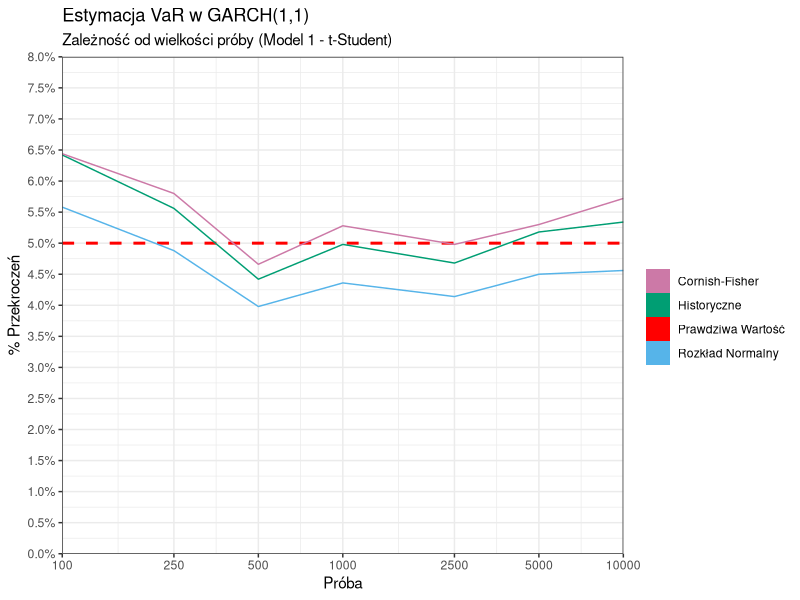
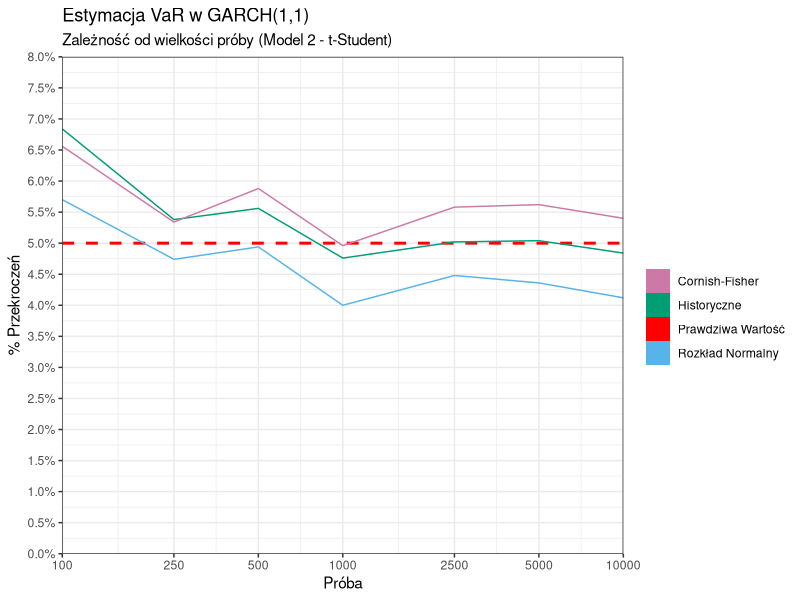
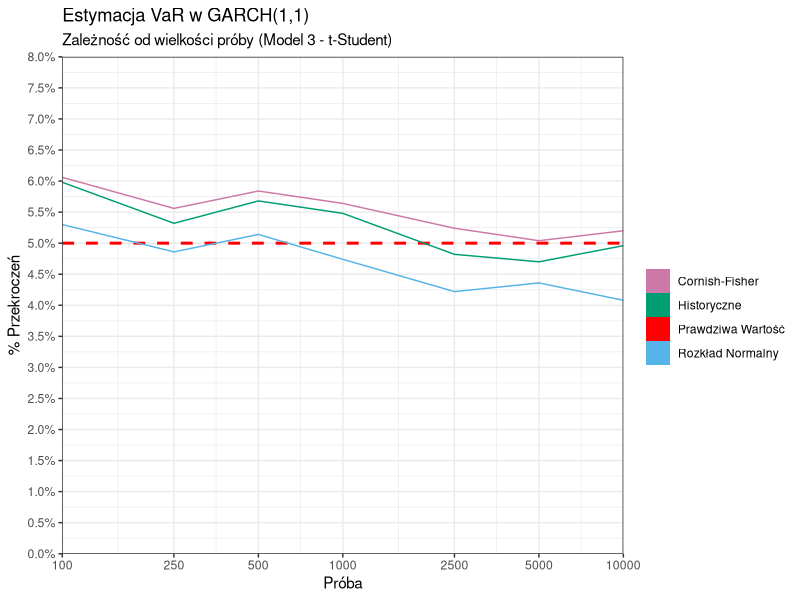
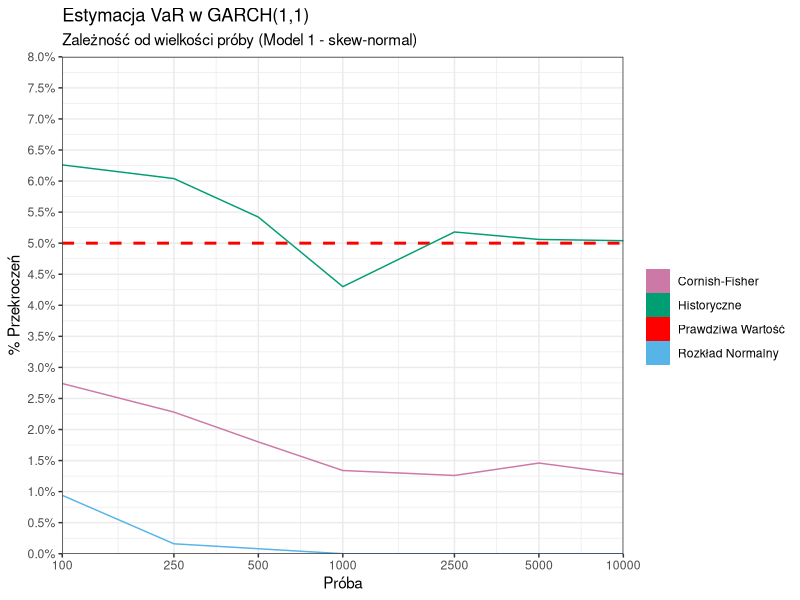
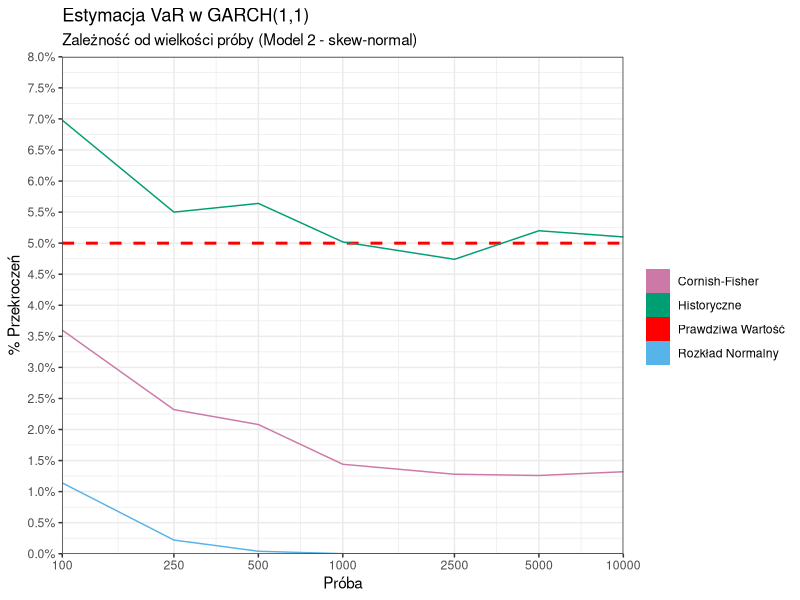
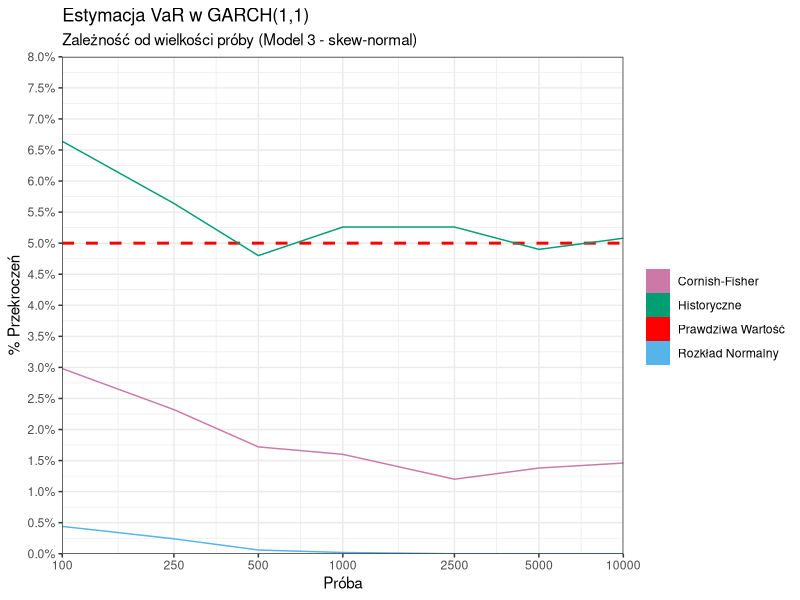

The R source for these figures, in order:
## ---- chunk 1
knitr::opts_chunk$set(echo = TRUE, warning = FALSE, message = FALSE)
library(tidyverse)
## ---- chunk 2
n <- c(100, 250, 500, 1000, 2500, 5000, 10000)
colors = c('Rozkład Normalny' = '#56B4E9', 'Historyczne' = '#009E73',
           'Cornish-Fisher' = '#CC79A7', 'Prawdziwa Wartość' = 'red')

plot_VaR <- function(data, mod, dis) {
  if (dis == 'std') {
    dist_name = 't-Student'
  }
  else {
    dist_name = 'skew-normal'
  }
  p = data %>%
    filter(model == mod, dist == dis) %>%
    ggplot() +
    geom_hline(aes(color = 'Prawdziwa Wartość', yintercept = 0.05),
               linetype = 'dashed',
               linewidth = 1, key_glyph = draw_key_rect) +
    geom_line(aes(x = n, y = gaussian, color = 'Rozkład Normalny'),
              key_glyph = draw_key_rect) +
    geom_line(aes(x = n, y = historic, color = 'Historyczne'),
              key_glyph = draw_key_rect) +
    geom_line(aes(x = n, y = modified, color = 'Cornish-Fisher'),
              key_glyph = draw_key_rect) +
    ggtitle(label = 'Estymacja VaR w GARCH(1,1)', subtitle = 
            paste0('Zależność od wielkości próby (Model ',
                   mod, ' - ', dist_name, ')')) +
    xlab('Próba') +
    ylab('% Przekroczeń') +
    scale_x_continuous(trans = 'log10', expand = c(0, 0),
                       breaks = n) +
    scale_y_continuous(expand = c(0, 0), limits = c(0, 0.08),
                       breaks = seq(0, 0.1, 0.005),
                       labels = scales::percent) +
    scale_color_manual(values = colors) +
    guides(color = guide_legend('')) +
    theme_bw()
  return(p)
}
## ---- chunk 3
df <- read.csv('Results/VaR.csv')
## ---- chunk 4
plot_VaR(df, 1, 'std')
plot_VaR(df, 2, 'std')
plot_VaR(df, 3, 'std')
## ---- chunk 5
plot_VaR(df, 1, 'snorm')
plot_VaR(df, 2, 'snorm')
plot_VaR(df, 3, 'snorm')
